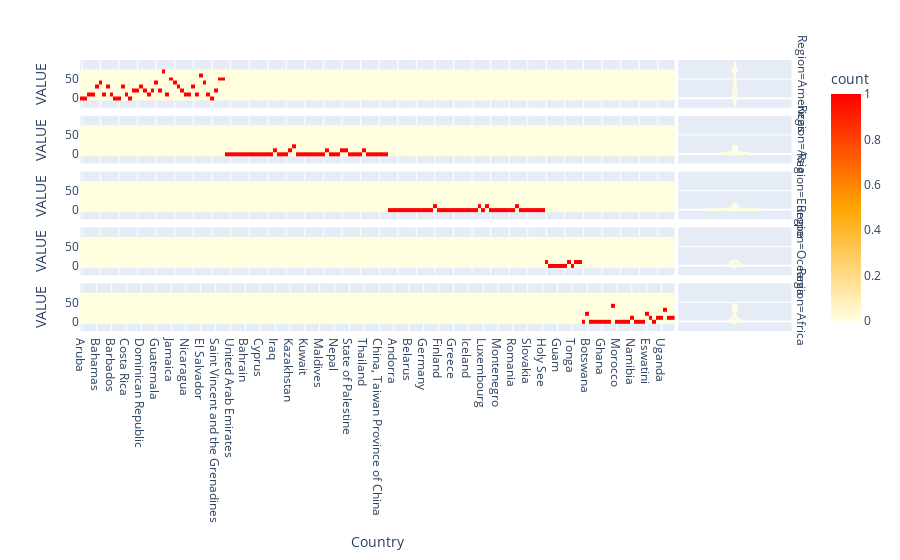

This figure's notebook cell:
### Code cell
fig2 = px.density_heatmap(df, x="Country", y="VALUE",marginal_x= False, marginal_y="violin", 
                          color_continuous_scale=["lightyellow", "orange", "red"],facet_row="Region")

fig2.show()

### Figure 1 — Plotly figure (JSON) as saved in the notebook; plotly's stock layout.template omitted (floating-point values rounded to 4 significant figures)
{"data": [{"coloraxis": "coloraxis", "hovertemplate": "Region=Americas<br>Country=%{x}<br>VALUE=%{y}<br>count=%{z}<extra></extra>", "name": "", "type": "histogram2d", "x": ["Aruba", "Anguilla", "Argentina", "Antigua and Barbuda", "Bahamas", "Belize", "Bermuda", "Brazil", "Barbados", "Canada", "Chile", "Colombia", "Costa Rica", "Cuba", "Cayman Islands", "Dominica", "Dominican Republic", "Ecuador", "Grenada", "Greenland", "Guatemala", "Guyana", "Honduras", "Haiti", "Jamaica", "Saint Kitts and Nevis", "Saint Lucia", "Mexico", "Nicaragua", "Panama", "Puerto Rico", "Paraguay", "El Salvador", "Trinidad and Tobago", "Uruguay", "United States of America", "Saint Vincent and the Grenadines", "Venezuela (Bolivarian Republic of)", "United States Virgin Islands"], "xaxis": "x9", "xbingroup": "x", "y": [3.934, 0, 5.829, 6.816, 26.48, 40.0, 10.71, 26.72, 10.99, 1.628, 3.171, 34.18, 11.51, 4.499, 15.88, 21.16, 25.52, 17.48, 9.414, 19.42, 40.74, 18.68, 74.97, 6.804, 51.49, 42.85, 25.27, 22.58, 13.48, 12.63, 28.77, 11.86, 64.47, 35.61, 6.103, 4.764, 23.09, 45.99, 52.79], "yaxis": "y9", "ybingroup": "y"}, {"alignmentgroup": "True", "hovertemplate": "Region=Americas<br>VALUE=%{y}<extra></extra>", "legendgroup": "", "marker": {"color": "lightyellow"}, "name": "", "offsetgroup": "", "scalegroup": "y", "showlegend": false, "type": "violin", "xaxis": "x10", "y": [3.934, 0, 5.829, 6.816, 26.48, 40.0, 10.71, 26.72, 10.99, 1.628, 3.171, 34.18, 11.51, 4.499, 15.88, 21.16, 25.52, 17.48, 9.414, 19.42, 40.74, 18.68, 74.97, 6.804, 51.49, 42.85, 25.27, 22.58, 13.48, 12.63, 28.77, 11.86, 64.47, 35.61, 6.103, 4.764, 23.09, 45.99, 52.79], "yaxis": "y10"}, {"coloraxis": "coloraxis", "hovertemplate": "Region=Asia<br>Country=%{x}<br>VALUE=%{y}<br>count=%{z}<extra></extra>", "name": "", "type": "histogram2d", "x": ["Afghanistan", "United Arab Emirates", "Armenia", "Azerbaijan", "Bangladesh", "Bahrain", "Brunei Darussalam", "Bhutan", "China", "Cyprus", "Georgia", "China, Hong Kong Special Administrative Region", "India", "Iraq", "Israel", "Jordan", "Japan", "Kazakhstan", "Kyrgyzstan", "Cambodia", "Republic of Korea", "Kuwait", "Lebanon", "Sri Lanka", "China, Macao Special Administrative Region", "Maldives", "Myanmar", "Mongolia", "Malaysia", "Nepal", "Oman", "Pakistan", "Philippines", "State of Palestine", "Qatar", "Singapore", "Syrian Arab Republic", "Thailand", "Tajikistan", "Timor-Leste", "Türkiye", "China, Taiwan Province of China", "Viet Nam", "Yemen"], "xaxis": "x7", "xbingroup": "x", "y": [3.368, 0.7836, 1.946, 2.281, 2.702, 0.1612, 0.2573, 2.334, 0.9797, 0.719, 4.562, 0.5024, 3.764, 9.048, 2.042, 1.597, 0.3617, 8.534, 16.76, 2.313, 0.9782, 2.005, 3.291, 3.766, 0.3716, 1.641, 1.583, 8.787, 1.914, 3.01, 1.578, 7.351, 9.2, 0.789, 0.2155, 0.3703, 2.167, 5.438, 2.405, 3.566, 4.236, 0.772, 1.519, 4.746], "yaxis": "y7", "ybingroup": "y"}, {"alignmentgroup": "True", "hovertemplate": "Region=Asia<br>VALUE=%{y}<extra></extra>", "legendgroup": "", "marker": {"color": "lightyellow"}, "name": "", "offsetgroup": "", "scalegroup": "y", "showlegend": false, "type": "violin", "xaxis": "x8", "y": [3.368, 0.7836, 1.946, 2.281, 2.702, 0.1612, 0.2573, 2.334, 0.9797, 0.719, 4.562, 0.5024, 3.764, 9.048, 2.042, 1.597, 0.3617, 8.534, 16.76, 2.313, 0.9782, 2.005, 3.291, 3.766, 0.3716, 1.641, 1.583, 8.787, 1.914, 3.01, 1.578, 7.351, 9.2, 0.789, 0.2155, 0.3703, 2.167, 5.438, 2.405, 3.566, 4.236, 0.772, 1.519, 4.746], "yaxis": "y8"}, {"coloraxis": "coloraxis", "hovertemplate": "Region=Europe<br>Country=%{x}<br>VALUE=%{y}<br>count=%{z}<extra></extra>", "name": "", "type": "histogram2d", "x": ["Albania", "Andorra", "Austria", "Bulgaria", "Bosnia and Herzegovina", "Belarus", "Channel Island", "Switzerland", "Czechia", "Germany", "Denmark", "Spain", "Estonia", "Finland", "France", "United Kingdom of Great Britain and Northern Ireland", "Gibraltar", "Greece", "Croatia", "Hungary", "Ireland", "Iceland", "Italy", "Liechtenstein", "Lithuania", "Luxembourg", "Republic of Moldova", "North Macedonia", "Malta", "Montenegro", "Netherlands", "Norway", "Poland", "Romania", "Russian Federation", "San Marino", "Serbia", "Slovakia", "Slovenia", "Sweden", "Ukraine", "Holy See"], "xaxis": "x5", "xbingroup": "x", "y": [4.308, 0, 0.6897, 1.993, 1.511, 4.257, 0, 0.6659, 0.9776, 0.9811, 0.7561, 0.8544, 5.255, 2.218, 1.266, 1.191, 2.978, 1.617, 1.432, 1.39, 1.208, 0.6243, 0.8917, 2.778, 7.011, 1.969, 6.485, 2.077, 0.9656, 2.403, 0.8632, 0.5935, 1.002, 1.299, 11.63, 0, 1.446, 1.517, 0.7341, 0.9691, 4.341, 0], "yaxis": "y5", "ybingroup": "y"}, {"alignmentgroup": "True", "hovertemplate": "Region=Europe<br>VALUE=%{y}<extra></extra>", "legendgroup": "", "marker": {"color": "lightyellow"}, "name": "", "offsetgroup": "", "scalegroup": "y", "showlegend": false, "type": "violin", "xaxis": "x6", "y": [4.308, 0, 0.6897, 1.993, 1.511, 4.257, 0, 0.6659, 0.9776, 0.9811, 0.7561, 0.8544, 5.255, 2.218, 1.266, 1.191, 2.978, 1.617, 1.432, 1.39, 1.208, 0.6243, 0.8917, 2.778, 7.011, 1.969, 6.485, 2.077, 0.9656, 2.403, 0.8632, 0.5935, 1.002, 1.299, 11.63, 0, 1.446, 1.517, 0.7341, 0.9691, 4.341, 0], "yaxis": "y6"}, {"coloraxis": "coloraxis", "hovertemplate": "Region=Oceania<br>Country=%{x}<br>VALUE=%{y}<br>count=%{z}<extra></extra>", "name": "", "type": "histogram2d", "x": ["American Samoa", "Australia", "Fiji", "Guam", "Kiribati", "New Zealand", "Papua New Guinea", "Tonga", "Tuvalu", "Samoa"], "xaxis": "x3", "xbingroup": "x", "y": [8.915, 1.043, 2.326, 1.882, 3.886, 0.984, 9.753, 0.9617, 9.505, 8.605], "yaxis": "y3", "ybingroup": "y"}, {"alignmentgroup": "True", "hovertemplate": "Region=Oceania<br>VALUE=%{y}<extra></extra>", "legendgroup": "", "marker": {"color": "lightyellow"}, "name": "", "offsetgroup": "", "scalegroup": "y", "showlegend": false, "type": "violin", "xaxis": "x4", "y": [8.915, 1.043, 2.326, 1.882, 3.886, 0.984, 9.753, 0.9617, 9.505, 8.605], "yaxis": "y4"}, {"coloraxis": "coloraxis", "hovertemplate": "Region=Africa<br>Country=%{x}<br>VALUE=%{y}<br>count=%{z}<extra></extra>", "name": "", "type": "histogram2d", "x": ["Burkina Faso", "Botswana", "Cameroon", "Algeria", "Egypt", "Ghana", "Kenya", "Liberia", "Lesotho", "Morocco", "Mozambique", "Mauritius", "Malawi", "Namibia", "Rwanda", "Sierra Leone", "Sao Tome and Principe", "Eswatini", "Seychelles", "Tunisia", "United Republic of Tanzania", "Uganda", "South Africa", "Zambia", "Zimbabwe"], "xaxis": "x", "xbingroup": "x", "y": [0.7882, 15.25, 4.911, 0.706, 2.222, 1.703, 4.582, 3.315, 38.28, 1.394, 3.718, 2.644, 3.576, 14.82, 2.899, 2.541, 3.326, 19.53, 9.861, 2.689, 8.767, 9.745, 31.03, 5.983, 5.599], "yaxis": "y", "ybingroup": "y"}, {"alignmentgroup": "True", "hovertemplate": "Region=Africa<br>VALUE=%{y}<extra></extra>", "legendgroup": "", "marker": {"color": "lightyellow"}, "name": "", "offsetgroup": "", "scalegroup": "y", "showlegend": false, "type": "violin", "xaxis": "x2", "y": [0.7882, 15.25, 4.911, 0.706, 2.222, 1.703, 4.582, 3.315, 38.28, 1.394, 3.718, 2.644, 3.576, 14.82, 2.899, 2.541, 3.326, 19.53, 9.861, 2.689, 8.767, 9.745, 31.03, 5.983, 5.599], "yaxis": "y2"}], "layout": {"annotations": [{"font": {}, "showarrow": false, "text": "Region=Africa", "textangle": 90, "x": 0.98, "xanchor": "left", "xref": "paper", "y": 0.088, "yanchor": "middle", "yref": "paper"}, {"font": {}, "showarrow": false, "text": "Region=Oceania", "textangle": 90, "x": 0.98, "xanchor": "left", "xref": "paper", "y": 0.294, "yanchor": "middle", "yref": "paper"}, {"font": {}, "showarrow": false, "text": "Region=Europe", "textangle": 90, "x": 0.98, "xanchor": "left", "xref": "paper", "y": 0.5, "yanchor": "middle", "yref": "paper"}, {"font": {}, "showarrow": false, "text": "Region=Asia", "textangle": 90, "x": 0.98, "xanchor": "left", "xref": "paper", "y": 0.706, "yanchor": "middle", "yref": "paper"}, {"font": {}, "showarrow": false, "text": "Region=Americas", "textangle": 90, "x": 0.98, "xanchor": "left", "xref": "paper", "y": 0.912, "yanchor": "middle", "yref": "paper"}], "coloraxis": {"colorbar": {"title": {"text": "count"}}, "colorscale": [[0, "lightyellow"], [0.5, "orange"], [1, "red"]]}, "legend": {"tracegroupgap": 0}, "margin": {"t": 60}, "xaxis": {"anchor": "y", "domain": [0, 0.819], "title": {"text": "Country"}}, "xaxis10": {"anchor": "y10", "domain": [0.824, 0.98], "matches": "x2", "showgrid": false, "showline": false, "showticklabels": false, "ticks": ""}, "xaxis2": {"anchor": "y2", "domain": [0.824, 0.98], "matches": "x2", "showgrid": false, "showline": false, "showticklabels": false, "ticks": ""}, "xaxis3": {"anchor": "y3", "domain": [0, 0.819], "matches": "x", "showticklabels": false}, "xaxis4": {"anchor": "y4", "domain": [0.824, 0.98], "matches": "x2", "showgrid": false, "showline": false, "showticklabels": false, "ticks": ""}, "xaxis5": {"anchor": "y5", "domain": [0, 0.819], "matches": "x", "showticklabels": false}, "xaxis6": {"anchor": "y6", "domain": [0.824, 0.98], "matches": "x2", "showgrid": false, "showline": false, "showticklabels": false, "ticks": ""}, "xaxis7": {"anchor": "y7", "domain": [0, 0.819], "matches": "x", "showticklabels": false}, "xaxis8": {"anchor": "y8", "domain": [0.824, 0.98], "matches": "x2", "showgrid": false, "showline": false, "showticklabels": false, "ticks": ""}, "xaxis9": {"anchor": "y9", "domain": [0, 0.819], "matches": "x", "showticklabels": false}, "yaxis": {"anchor": "x", "domain": [0, 0.176], "title": {"text": "VALUE"}}, "yaxis10": {"anchor": "x10", "domain": [0.824, 1], "matches": "y", "showgrid": true, "showticklabels": false}, "yaxis2": {"anchor": "x2", "domain": [0, 0.176], "matches": "y", "showgrid": true, "showticklabels": false}, "yaxis3": {"anchor": "x3", "domain": [0.206, 0.382], "matches": "y", "title": {"text": "VALUE"}}, "yaxis4": {"anchor": "x4", "domain": [0.206, 0.382], "matches": "y", "showgrid": true, "showticklabels": false}, "yaxis5": {"anchor": "x5", "domain": [0.412, 0.588], "matches": "y", "title": {"text": "VALUE"}}, "yaxis6": {"anchor": "x6", "domain": [0.412, 0.588], "matches": "y", "showgrid": true, "showticklabels": false}, "yaxis7": {"anchor": "x7", "domain": [0.618, 0.794], "matches": "y", "title": {"text": "VALUE"}}, "yaxis8": {"anchor": "x8", "domain": [0.618, 0.794], "matches": "y", "showgrid": true, "showticklabels": false}, "yaxis9": {"anchor": "x9", "domain": [0.824, 1], "matches": "y", "title": {"text": "VALUE"}}}}
